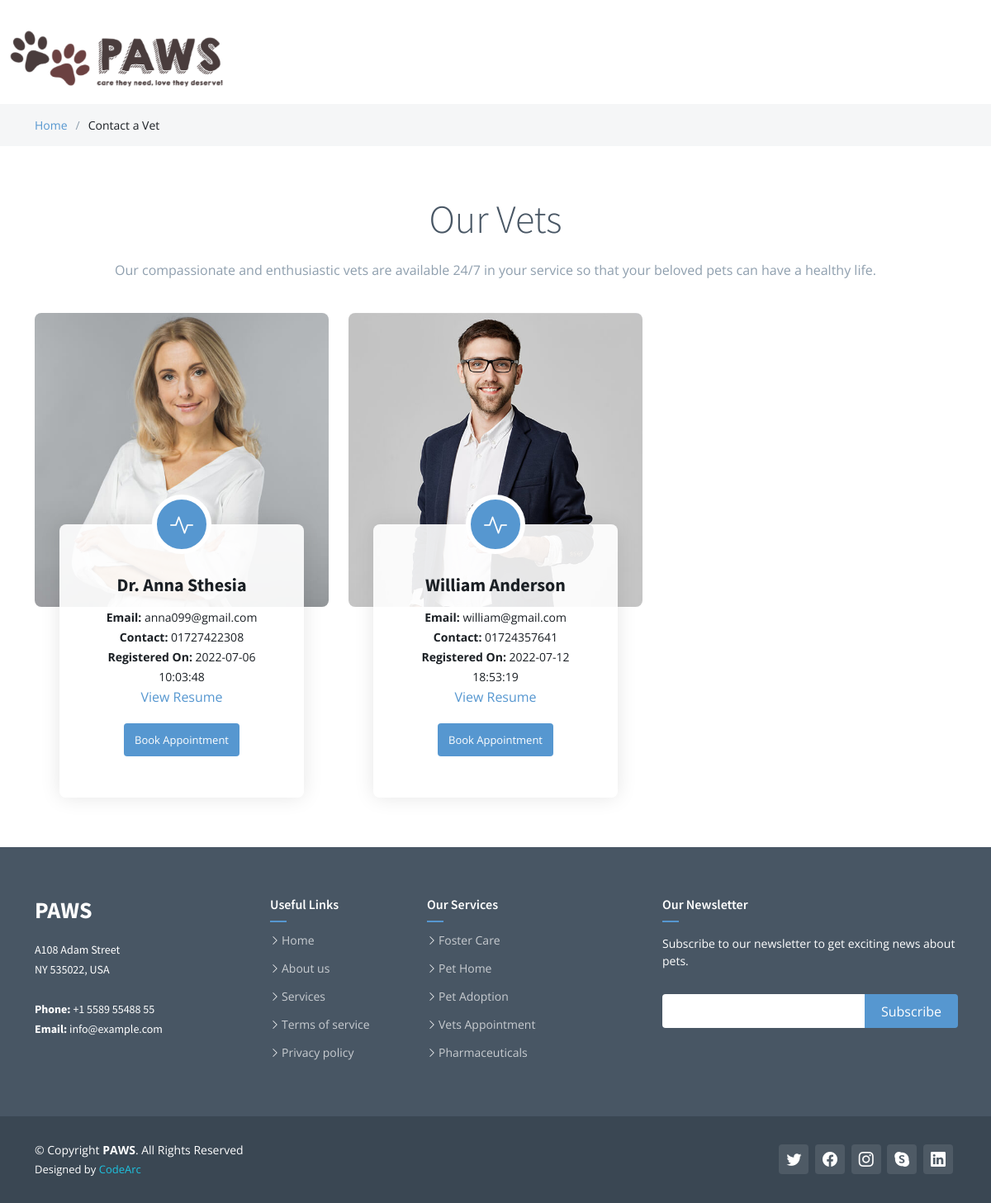
The page /paws/contact-vets.php on the database its author committed.
### tables this page shows
CREATE TABLE `vets` (
  `id` int(20) NOT NULL,
  `name` varchar(255) NOT NULL,
  `email` varchar(255) NOT NULL,
  `contact` varchar(12) NOT NULL,
  `nid` varchar(20) NOT NULL,
  `password` varchar(255) NOT NULL,
  `regTime` timestamp NOT NULL DEFAULT current_timestamp()
);

### paws/contact-vets.php (the view, shortened to what this page needs)
<?php
include('includes/config.php');
?>
<!DOCTYPE html>
<html lang="en">
<head>
  <link href="assets/vendor/fontawesome-free/css/all.min.css" rel="stylesheet">
  <link href="assets/vendor/bootstrap/css/bootstrap.min.css" rel="stylesheet">
  <link href="assets/vendor/bootstrap-icons/bootstrap-icons.css" rel="stylesheet">
  <link href="assets/vendor/aos/aos.css" rel="stylesheet">
  <link href="assets/vendor/glightbox/css/glightbox.min.css" rel="stylesheet">
  <link href="assets/vendor/swiper/swiper-bundle.min.css" rel="stylesheet">
  <link href="assets/css/variables.css" rel="stylesheet">
  <link href="assets/css/main.css" rel="stylesheet">
</head>
<body>
  <header id="header" class="header fixed-top" data-scrollto-offset="0">
    <div class="container-fluid d-flex align-items-center justify-content-between">
      <a href="homepage.php" class="logo d-flex align-items-center scrollto me-auto me-lg-0">
        <img style="min-height: 80px;" src="assets/img/logo.png" alt="">
      </a>
    </div>
  </header>
  <main id="main" style="padding-top: 50px;">
    <div class="breadcrumbs">
      <div class="container">
        <div class="d-flex justify-content-between align-items-center">
          <ol>
            <li><a href="homepage.php">Home</a></li>
            <li>Contact a Vet</li>
          </ol>
        </div>
      </div>
    </div>
    <section id="services" class="services">
      <div class="container" data-aos="fade-up">
        <div class="section-header">
          <h2>Our Vets</h2>
          <p>Our compassionate and enthusiastic vets are available 24/7 in your service so that your beloved pets can have a healthy life.</p>
        </div>
        <div class="row gy-5">
        <?php
        $query=mysqli_query($con,"select * from vets");
        while($row=mysqli_fetch_array($query)){
        ?>
          <div class="col-xl-4 col-md-6" data-aos="zoom-in" data-aos-delay="200">
        		<div class="service-item">
        			<div class="img">
        				<img src="../vets/img<?php echo htmlentities($row['id']);?>.jpg" class="img-fluid" alt="">
        			</div>
        			<div class="details position-relative">
        				<div class="icon">
        					<i class="bi bi-activity"></i>
        				</div>
        					<h3><?php echo htmlentities($row['name']);?></h3>
        				<p><strong>Email:</strong> <?php echo htmlentities($row['email']);?></p>
                <p><strong>Contact:</strong> <?php echo htmlentities($row['contact']);?></p>
                <p><strong>Registered On:</strong> <?php echo htmlentities($row['regTime']);?></p>
                <a href="../pdfs/resume<?php echo htmlentities($row['id']);?>.pdf" target="_blank">View Resume</a><br>
                <button type="submit" name="submit" class="btn-upper btn update-button" style="height: 40px; font-size: 13px; background-color: #5697d0; margin-top: 20px; color: #fff;"><a href="get-consultation.php" style="text-decoration: none; color: #fff;">Book Appointment</a></button>
        			</div>
        		</div>
        	</div>
                <?php } ?>
        </div>
      </div>
    </section>
  </main>
  <?php include('includes/footer.php');?>
</body>
</html>

### paws/assets/css/variables.css (style rules this page uses)
:root { --font-default: 'Open Sans', system-ui, -apple-system, "Segoe UI", Roboto, "Helvetica Neue", Arial, "Noto Sans", "Liberation Sans", sans-serif, "Apple Color Emoji", "Segoe UI Emoji", "Segoe UI Symbol", "Noto Color Emoji"; --font-primary: 'Source Sans Pro', sans-serif; --font-secondary: 'Poppins', sans-serif; --color-default: #1a1f24; --color-default-rgb: 26, 31, 36; --color-links: #5697d0; --color-links-hover: #629fd3; --color-primary: #5697d0; --color-primary-light: #1ec3e0; --color-primary-dark: #0189a1; --color-primary-rgb: 14, 162, 189; --color-primary-light-rgb: 30, 195, 224; --color-primary-dark-rgb: 1, 137, 161; --color-secondary: #485664; --color-secondary-light: #8f9fae; --color-secondary-dark: #3a4753; --color-secondary-rgb: 72, 86, 100; --color-secondary-light-rgb: 143, 159, 174; --color-secondary-dark-rgb: 58, 71, 83; --color-blue: #0d6efd; --color-blue-rgb: 13, 110, 253; --color-indigo: #6610f2; --color-indigo-rgb: 102, 16, 242; --color-purple: #6f42c1; --color-purple-rgb: 111, 66, 193; --color-pink: #f3268c; --color-pink-rgb: 243, 38, 140; --color-red: #df1529; --color-red-rgb: 223, 21, 4; --color-orange: #fd7e14; --color-orange-rgb: 253, 126, 20; --color-yellow: #ffc107; --color-yellow-rgb: 255, 193, 7; --color-green: #059652; --color-green-rgb: 5, 150, 82; --color-teal: #20c997; --color-teal-rgb: 32, 201, 151; --color-cyan: #0dcaf0; --color-cyan-rgb: 13, 202, 240; --color-white: #ffffff; --color-white-rgb: 255, 255, 255; --color-gray: #6c757d; --color-gray-rgb: 108, 117, 125; --color-black: #000000; --color-black-rgb: 0, 0, 0; }
:root { --bs-blue: var(--color-blue); --bs-indigo: var(--color-indigo); --bs-purple: var(--color-purple); --bs-pink: var(--color-pink); --bs-red: var(--color-red); --bs-orange: var(--color-orange); --bs-yellow: var(--color-yellow); --bs-green: var(--color-green); --bs-teal: var(--color-teal); --bs-cyan: var(--color-cyan); --bs-white: var(--color-white); --bs-gray: var(--color-gray); --bs-gray-dark: #343a40; --bs-gray-100: #f8f9fa; --bs-gray-200: #e9ecef; --bs-gray-300: #dee2e6; --bs-gray-400: #ced4da; --bs-gray-500: #adb5bd; --bs-gray-600: #6c757d; --bs-gray-700: #495057; --bs-gray-800: #343a40; --bs-gray-900: #212529; --bs-primary: var(--color-blue); --bs-secondary: var(--color-blue); --bs-success: #198754; --bs-info: #0dcaf0; --bs-warning: #ffc107; --bs-danger: #dc3545; --bs-light: #f8f9fa; --bs-dark: #212529; --bs-primary-rgb: var(--color-primary-rgb); --bs-secondary-rgb: var(--color-secondary-rgb); --bs-success-rgb: 25, 135, 84; --bs-info-rgb: 13, 202, 240; --bs-warning-rgb: 255, 193, 7; --bs-danger-rgb: 220, 53, 69; --bs-light-rgb: 248, 249, 250; --bs-dark-rgb: 33, 37, 41; --bs-white-rgb: var(--color-white-rgb); --bs-black-rgb: var(--color-black-rgb); --bs-body-color-rgb: var(--color-default-rgb); --bs-body-bg-rgb: 255, 255, 255; --bs-font-sans-serif: var(--font-default); --bs-font-monospace: SFMono-Regular, Menlo, Monaco, Consolas, "Liberation Mono", "Courier New", monospace; --bs-gradient: linear-gradient(180deg, rgba(255, 255, 255, 0.15), rgba(255, 255, 255, 0)); --bs-body-font-family: var(--font-default); --bs-body-font-size: 1rem; --bs-body-font-weight: 400; --bs-body-line-height: 1.5; --bs-body-color: var(--color-default); --bs-body-bg: #fff; }

### paws/contact-vets.php (style rules this page uses)
html { -ms-overflow-style: none; scrollbar-width: none; }
body { -ms-overflow-style: none; scrollbar-width: none; }

### rows shown on the page
vets: shows a picture, name "Dr. Anna Sthesia", email "anna099@gmail.com", contact "01727422308", regTime "2022-07-06 10:03:48"
vets: shows a picture, name "William Anderson", email "william@gmail.com", contact "01724357641", regTime "2022-07-12 18:53:19"
